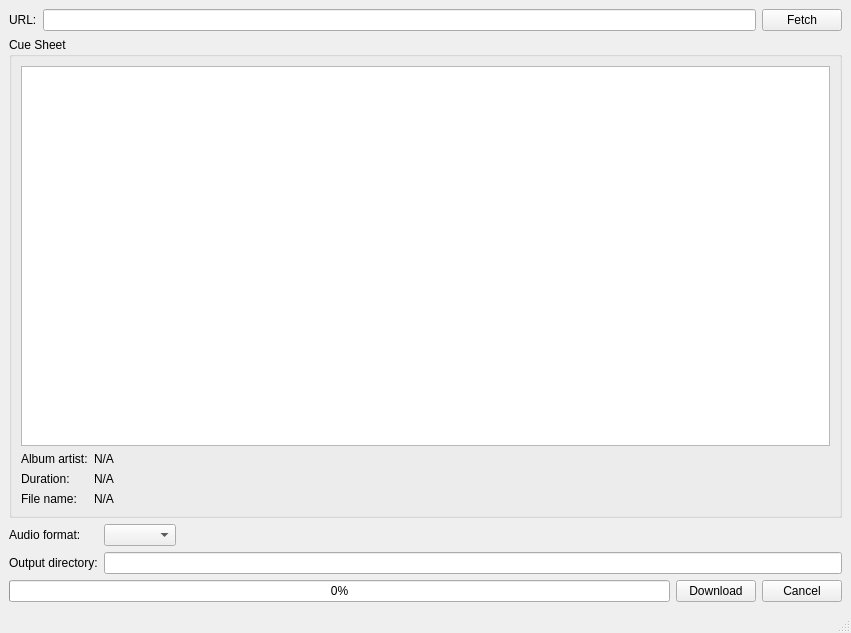
<?xml version="1.0" encoding="UTF-8"?>
<ui version="4.0">
 <class>MainWindow</class>
 <widget class="QMainWindow" name="MainWindow">
  <property name="geometry">
   <rect>
    <x>0</x>
    <y>0</y>
    <width>851</width>
    <height>633</height>
   </rect>
  </property>
  <property name="windowTitle">
   <string>YouTube to CUE Converter</string>
  </property>
  <widget class="QWidget" name="centralwidget">
   <layout class="QGridLayout" name="gridLayout">
    <item row="4" column="1" colspan="2">
     <widget class="QLineEdit" name="outDirLineEdit"/>
    </item>
    <item row="3" column="1">
     <widget class="QComboBox" name="comboBox"/>
    </item>
    <item row="5" column="0" colspan="3">
     <layout class="QHBoxLayout" name="horizontalLayout_2">
      <item>
       <widget class="QProgressBar" name="progressBar">
        <property name="value">
         <number>0</number>
        </property>
       </widget>
      </item>
      <item>
       <widget class="QPushButton" name="downloadButton">
        <property name="text">
         <string>Download</string>
        </property>
       </widget>
      </item>
      <item>
       <widget class="QPushButton" name="cancelButton">
        <property name="text">
         <string>Cancel</string>
        </property>
       </widget>
      </item>
     </layout>
    </item>
    <item row="4" column="0">
     <widget class="QLabel" name="label_2">
      <property name="text">
       <string>Output directory:</string>
      </property>
     </widget>
    </item>
    <item row="3" column="0">
     <widget class="QLabel" name="label_3">
      <property name="text">
       <string>Audio format:</string>
      </property>
     </widget>
    </item>
    <item row="0" column="0" colspan="3">
     <layout class="QHBoxLayout" name="horizontalLayout">
      <item>
       <widget class="QLabel" name="label">
        <property name="text">
         <string>URL:</string>
        </property>
       </widget>
      </item>
      <item>
       <widget class="QLineEdit" name="urlEdit"/>
      </item>
      <item>
       <widget class="QPushButton" name="fetchButton">
        <property name="text">
         <string>Fetch</string>
        </property>
       </widget>
      </item>
     </layout>
    </item>
    <item row="3" column="2">
     <spacer name="horizontalSpacer">
      <property name="orientation">
       <enum>Qt::Horizontal</enum>
      </property>
      <property name="sizeHint" stdset="0">
       <size>
        <width>40</width>
        <height>20</height>
       </size>
      </property>
     </spacer>
    </item>
    <item row="1" column="0" colspan="3">
     <widget class="QGroupBox" name="groupBox">
      <property name="title">
       <string>Cue Sheet</string>
      </property>
      <layout class="QGridLayout" name="gridLayout_2">
       <item row="3" column="0">
        <widget class="QLabel" name="label_5">
         <property name="text">
          <string>File name:</string>
         </property>
        </widget>
       </item>
       <item row="1" column="1">
        <widget class="QLabel" name="albumArtistLabel">
         <property name="text">
          <string>N/A</string>
         </property>
        </widget>
       </item>
       <item row="3" column="1">
        <widget class="QLabel" name="fileNameLabel">
         <property name="text">
          <string>N/A</string>
         </property>
        </widget>
       </item>
       <item row="1" column="2" rowspan="2">
        <spacer name="horizontalSpacer_2">
         <property name="orientation">
          <enum>Qt::Horizontal</enum>
         </property>
         <property name="sizeHint" stdset="0">
          <size>
           <width>40</width>
           <height>20</height>
          </size>
         </property>
        </spacer>
       </item>
       <item row="2" column="0">
        <widget class="QLabel" name="label_4">
         <property name="text">
          <string>Duration:</string>
         </property>
        </widget>
       </item>
       <item row="2" column="1">
        <widget class="QLabel" name="durationLabel">
         <property name="text">
          <string>N/A</string>
         </property>
        </widget>
       </item>
       <item row="1" column="0">
        <widget class="QLabel" name="label_6">
         <property name="text">
          <string>Album artist:</string>
         </property>
        </widget>
       </item>
       <item row="0" column="0" colspan="3">
        <widget class="QTreeView" name="treeView"/>
       </item>
      </layout>
     </widget>
    </item>
   </layout>
  </widget>
  <widget class="QMenuBar" name="menubar">
   <property name="geometry">
    <rect>
     <x>0</x>
     <y>0</y>
     <width>851</width>
     <height>29</height>
    </rect>
   </property>
  </widget>
  <widget class="QStatusBar" name="statusbar"/>
 </widget>
 <resources/>
 <connections/>
</ui>
